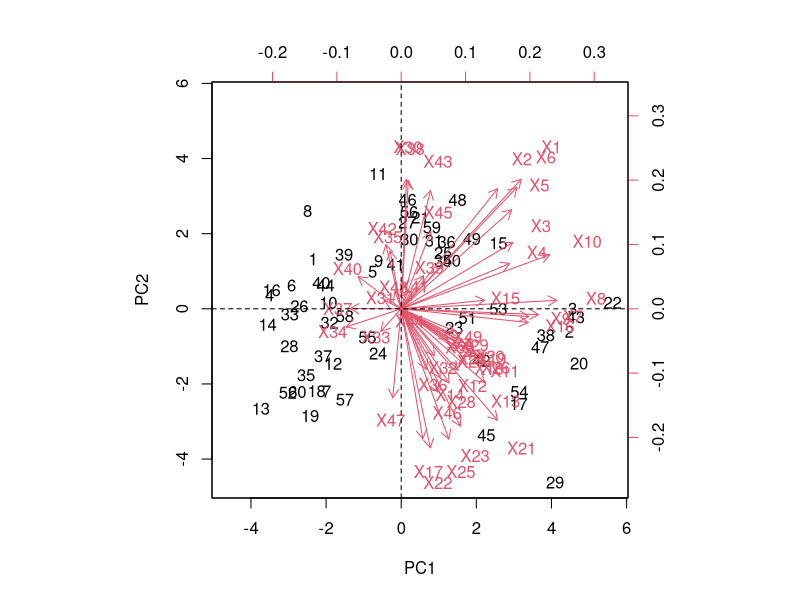
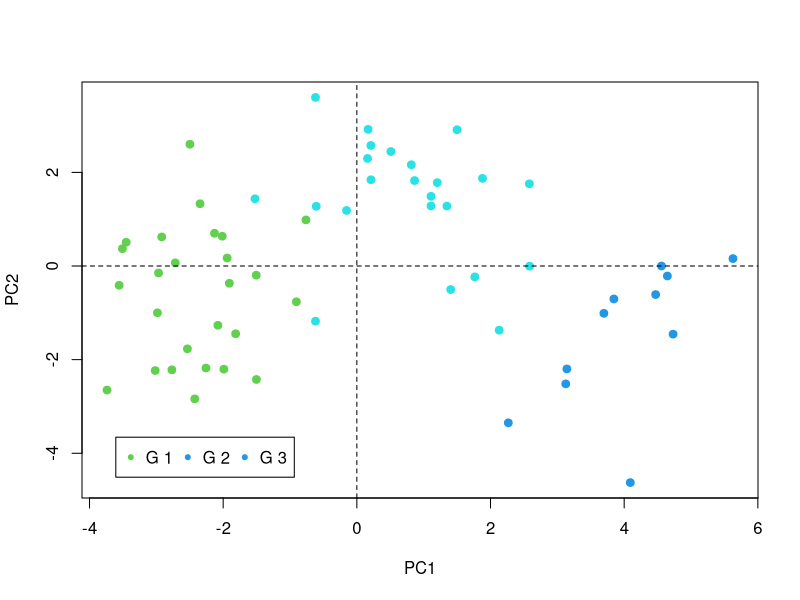
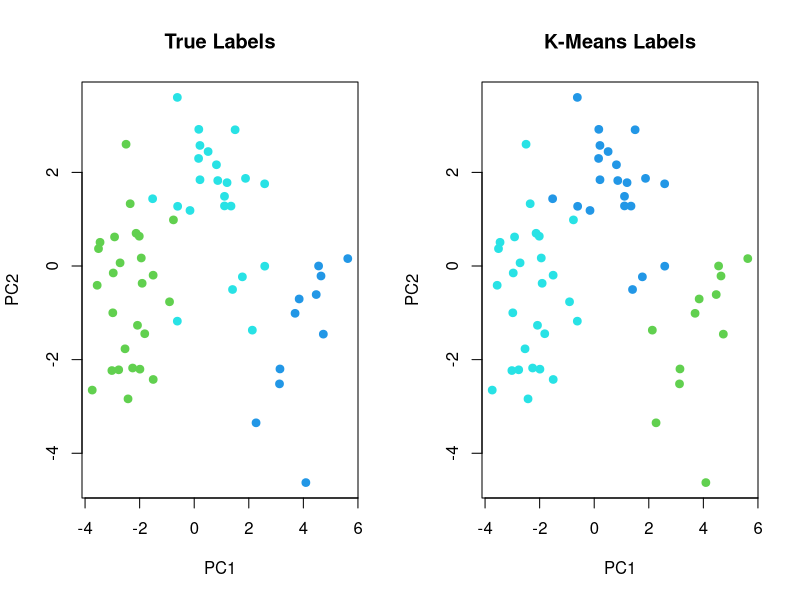
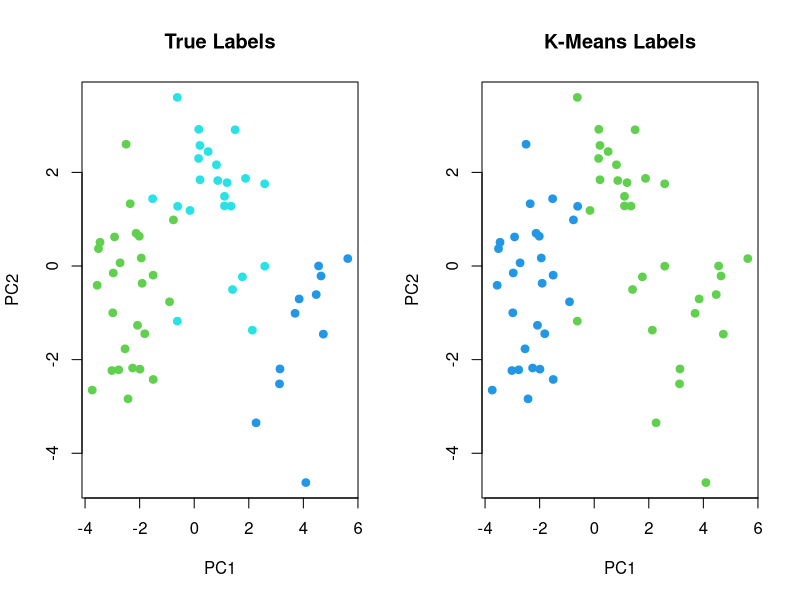
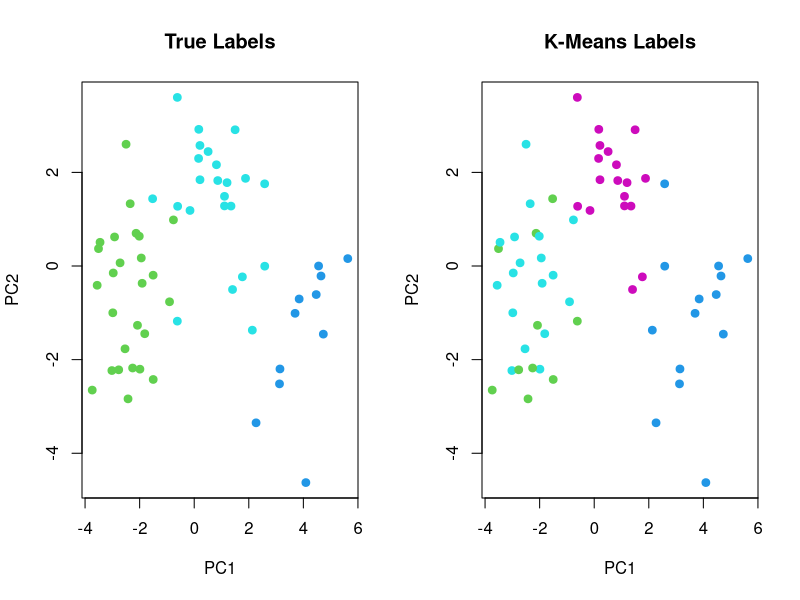
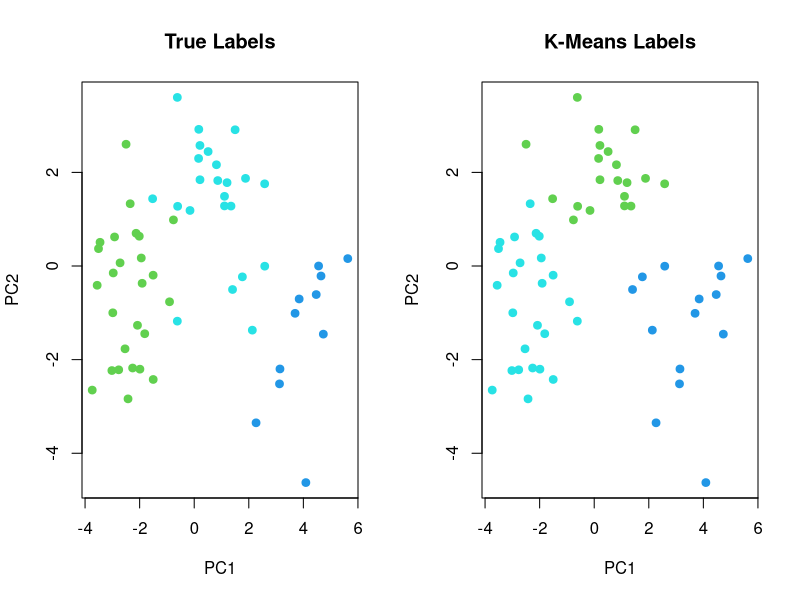
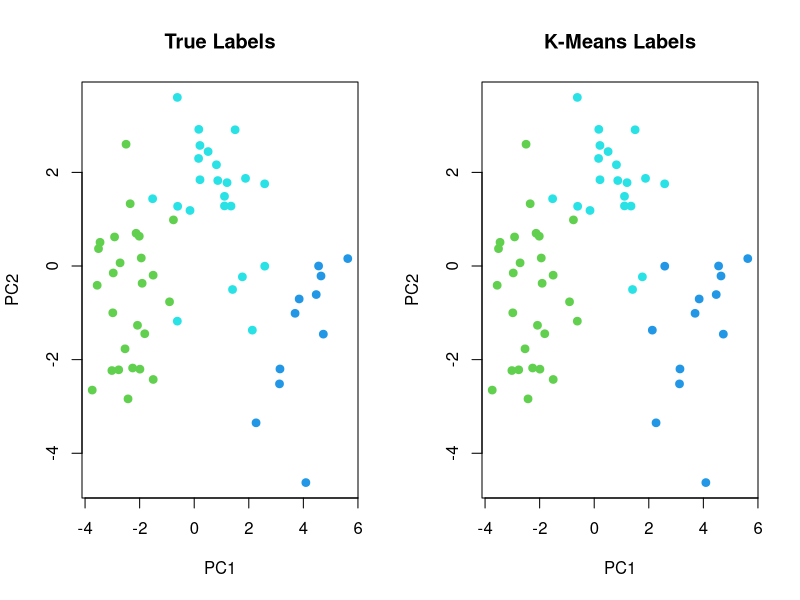

The R script that drew these images, in order:
## ---- chunk 1
set.seed(1)

n <- 60
p <- 50
k <- 3

x <- matrix(rnorm(n * p), ncol = p)
colnames(x) <- paste0("X", 1:p)

ks <- sample(1:k, n, replace = TRUE)

x[ks == 1, 1:10] <- x[ks == 1, 1:10] - 1.53
x[ks == 2, 7:29] <- x[ks == 2, 7:29] + 0.98
## ---- chunk 2
pr_out <- prcomp(x, scale = TRUE)
biplot(pr_out, scale = 0)
abline(h = 0, lty = 2)
abline(v = 0, lty = 2)
## ---- chunk 3
plot(pr_out$x[, 1], pr_out$x[, 2], col = ks + 2, pch = 20, cex = 1.55,
     xlab = "PC1", ylab = "PC2")
legend("bottomleft", inset = c(0.05, 0.05), pch = 20, col = ks + 2,
       legend = paste("G", 1:3), horiz = TRUE, xpd = TRUE)
abline(h = 0, lty = 2)
abline(v = 0, lty = 2)
## ---- chunk 4
km_out <- kmeans(x, 3, nstart = 20)

tab_km <- table(km_out$cluster, ks)
tab_km
## ---- chunk 5
par(mfrow = c(1, 2))

plot(pr_out$x[, 1], pr_out$x[, 2], col = ks + 2, pch = 20, cex = 1.55,
     xlab = "PC1", ylab = "PC2", main = "True Labels")

plot(pr_out$x[, 1], pr_out$x[, 2], col = km_out$cluster + 2, pch = 20,
     cex = 1.55, xlab = "PC1", ylab = "PC2", main = "K-Means Labels")
## ---- chunk 6
km_out <- kmeans(x, 2, nstart = 20)

tab_km <- table(km_out$cluster, ks)
tab_km
## ---- chunk 7
par(mfrow = c(1, 2))

plot(pr_out$x[, 1], pr_out$x[, 2], col = ks + 2, pch = 20, cex = 1.55,
     xlab = "PC1", ylab = "PC2", main = "True Labels")

plot(pr_out$x[, 1], pr_out$x[, 2], col = km_out$cluster + 2, pch = 20,
     cex = 1.55, xlab = "PC1", ylab = "PC2", main = "K-Means Labels")
## ---- chunk 8
km_out <- kmeans(x, 4, nstart = 20)

tab_km <- table(km_out$cluster, ks)
tab_km
## ---- chunk 9
par(mfrow = c(1, 2))

plot(pr_out$x[, 1], pr_out$x[, 2], col = ks + 2, pch = 20, cex = 1.55,
     xlab = "PC1", ylab = "PC2", main = "True Labels")

plot(pr_out$x[, 1], pr_out$x[, 2], col = km_out$cluster + 2, pch = 20,
     cex = 1.55, xlab = "PC1", ylab = "PC2", main = "K-Means Labels")
## ---- chunk 10
km_out <- kmeans(pr_out$x[, 1:2], 3, nstart = 20)

tab_km <- table(km_out$cluster, ks)
tab_km
## ---- chunk 11
par(mfrow = c(1, 2))

plot(pr_out$x[, 1], pr_out$x[, 2], col = ks + 2, pch = 20, cex = 1.55,
     xlab = "PC1", ylab = "PC2", main = "True Labels")

plot(pr_out$x[, 1], pr_out$x[, 2], col = km_out$cluster + 2, pch = 20,
     cex = 1.55, xlab = "PC1", ylab = "PC2", main = "K-Means Labels")
## ---- chunk 12
km_out <- kmeans(scale(x), 3, nstart = 20)

tab_km <- table(km_out$cluster, ks)
tab_km
## ---- chunk 13
par(mfrow = c(1, 2))

plot(pr_out$x[, 1], pr_out$x[, 2], col = ks + 2, pch = 20, cex = 1.55,
     xlab = "PC1", ylab = "PC2", main = "True Labels")

plot(pr_out$x[, 1], pr_out$x[, 2], col = km_out$cluster + 2, pch = 20,
     cex = 1.55, xlab = "PC1", ylab = "PC2", main = "K-Means Labels")
